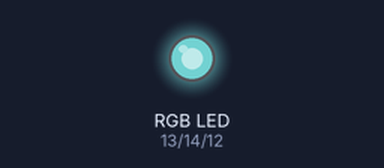
Bench run of a sketch on a simulated ESP32. Parts: an RGB LED mixed from three pins (HIGH = lit). Dim RGB values are drawn brighter than linear.

Above: at 0.1 s.
Timing chart, 0 to 1.6 s (numbered marks = the images above):
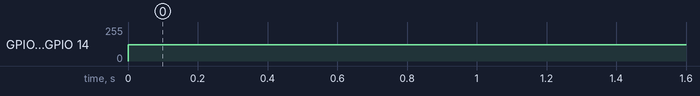

Measured:
- by itself, GPIO 12 (bluePin), GPIO 14 (greenPin): 0/255 → 123/255 at 0.00 s

The sketch:

RGB_PWM.ino
```cpp
#include <WiFi.h>

const char* ssid = "desn't free";
const char* password = "n'estpaslibre";

WiFiServer server(80);

const int redPin = 13;
const int greenPin = 14;
const int bluePin = 12;

int r;
int g;
int b;

void setup() {
  Serial.begin(115200);
  //delay(10);

  pinMode(redPin, OUTPUT);
  pinMode(greenPin, OUTPUT);
  pinMode(bluePin, OUTPUT);
  /*
  Serial.print("Conectando a ");
  Serial.println(ssid);
  WiFi.begin(ssid, password);

  while (WiFi.status() != WL_CONNECTED) {
    delay(500);
    Serial.print(".");
  }
  server.begin();
  // Print local IP address and start web server
  Serial.println("");
  Serial.println("WiFi connected.");
  Serial.println("IP address: ");
  Serial.println(WiFi.localIP());*/
}

void loop() {
  analogWrite(redPin, 67);
  analogWrite(greenPin, 123);
  analogWrite(bluePin, 123);
/*
WiFiClient client = server.available();

  if(client)//Si hay un cliente presente
  {
    Serial.println("Nuevo Cliente");

    String currentLine ="";

    while(client.connected()){
      if(client.available()){
        char c = client.read();
        Serial.write(c);
        if(c == '\n'){
          if(currentLine.length() == 0){
            client.println("HTTP/1.1 200 OK");
            client.println("Content.type:text/html");
            client.println();

            //Pagina html para en el navegador
            client.println("<!DOCTYPE HTML>");
            client.println("<html>");
            client.println("<head><title>UTL Electronics</title></head>");
            client.println("<body>");
            client.println("<h1 align='center'>Test ESP32</h1>");
            client.println("<div style='text-align:center;'>");
            client.println("<br/>");
            client.println("<form method='GET' action='./LED=ON'>");
            client.println("<input type=\"text\" name='R'/>");
            client.println("<input type=\"text\" name='G'/>");
            client.println("<input type=\"text\" name='B'/>");
            client.println("<input type='submit' id='snd'/>");
            client.println("</form>");
            client.println("</div>");
            client.println("<br />");
            client.println("</div>");
            client.println("</body>");
            client.println("</html>");
            client.println();
            break;
          } else {
            currentLine = "";
          }
        } else if (c != '\r'){
          currentLine += c;
        }

        String lineal = client.readStringUntil('r');
        if(lineal.indexOf("LED=ON") > 0 ){
          String params = client.readStringUntil('\r');
          int p1 = params.indexOf("R=") + 4;
          int p2 = params.indexOf("&", p1);
          r = params.substring(p1, p2).toInt();
          p1 = params.indexOf("G=") + 6;
          p2 = params.indexOf("&", p1);
          g = params.substring(p1, p2).toInt();
          p1 = params.indexOf("B=" + 5);
          p2 = params.indexOf(" ", p1);
          b = params.substring(p1, p2).toInt();

          analogWrite(redPin, r);
          analogWrite(greenPin, g);
          analogWrite(bluePin, b);

          Serial.println("------");
          Serial.println(r);
          Serial.println(g);
          Serial.println(b);
        }
      }
    }
    client.stop();
    Serial.println("Cliente desconectado");
  }*/
}
```
